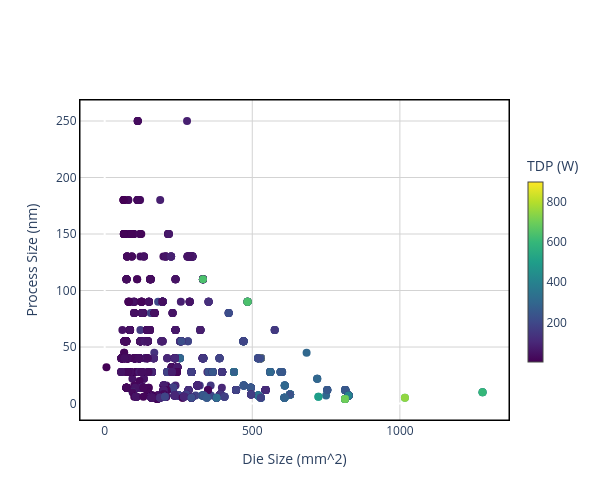

Notebook code cell kept with this figure:
### Code cell
x = 'Die Size (mm^2)'
y = 'Process Size (nm)'
c = 'TDP (W)'
plot_scatter(gpu_data, x, y, c)

### Figure 1 — Plotly figure (JSON) as saved in the notebook; plotly's stock layout.template omitted (floating-point values rounded to 4 significant figures; data arrays with more than 128 entries replaced by an {"elided": "..."} marker saying what was removed)
{"data": [{"customdata": {"elided": "1617 str values"}, "hovertemplate": "<b>%{customdata}</b><br>Die Size (mm^2): %{x}<br>Process Size (nm): %{y}<br><extra></extra>", "marker": {"color": {"elided": "1617 int values"}, "colorbar": {"len": 0.7, "thickness": 15, "title": {"text": "TDP (W)"}}, "colorscale": [[0, "#440154"], [0.1111, "#482878"], [0.2222, "#3e4989"], [0.3333, "#31688e"], [0.4444, "#26828e"], [0.5556, "#1f9e89"], [0.6667, "#35b779"], [0.7778, "#6ece58"], [0.8889, "#b5de2b"], [1, "#fde725"]], "showscale": true, "size": 8}, "mode": "markers", "name": "Data Points", "type": "scatter", "x": {"elided": "1617 int values"}, "y": {"elided": "1617 int values"}}], "layout": {"height": 500, "paper_bgcolor": "white", "plot_bgcolor": "white", "shapes": [{"line": {"color": "black", "width": 1}, "type": "rect", "x0": 0, "x1": 1, "xref": "paper", "y0": 0, "y1": 1, "yref": "paper"}], "width": 600, "xaxis": {"gridcolor": "lightgray", "linecolor": "black", "linewidth": 1, "mirror": true, "showgrid": true, "showline": true, "title": {"text": "Die Size (mm^2)"}}, "yaxis": {"gridcolor": "lightgray", "linecolor": "black", "linewidth": 1, "mirror": true, "showgrid": true, "showline": true, "title": {"text": "Process Size (nm)"}}}}
